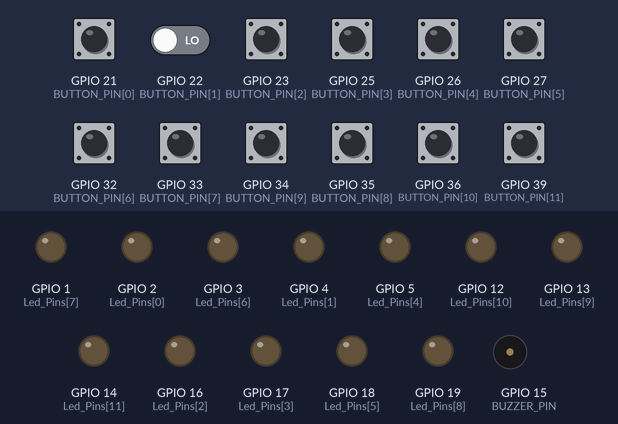
The program below on a simulated ESP32. On the bench: output pins drawn as LEDs (lit = HIGH), buzzer (waves = sounding). Dashed ring = blinking. The inputs (shaded band) are chosen by the test bench; at power-on: GPIO 21 (BUTTON_PIN[0]), GPIO 22 (BUTTON_PIN[1]), GPIO 23 (BUTTON_PIN[2]), GPIO 25 (BUTTON_PIN[3]), GPIO 26 (BUTTON_PIN[4]), GPIO 27 (BUTTON_PIN[5]), GPIO 32 (BUTTON_PIN[6]), GPIO 33 (BUTTON_PIN[7]), GPIO 34 (BUTTON_PIN[9]), GPIO 35 (BUTTON_PIN[8]), GPIO 36 (BUTTON_PIN[10]), GPIO 39 (BUTTON_PIN[11]) LOW.

Above: at 1.2 s.
1.3 s: GPIO 21 (BUTTON_PIN[0]) pulled HIGH for 1 s
At 1.5 s:
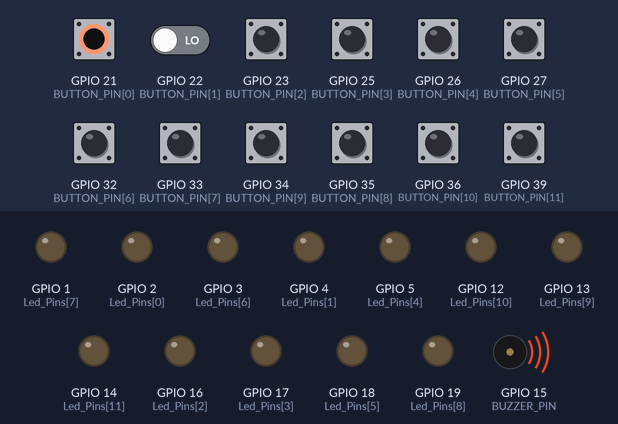
4.3 s: GPIO 21 (BUTTON_PIN[0]) driven HIGH and GPIO 22 (BUTTON_PIN[1]) driven HIGH
At 6.64 s:
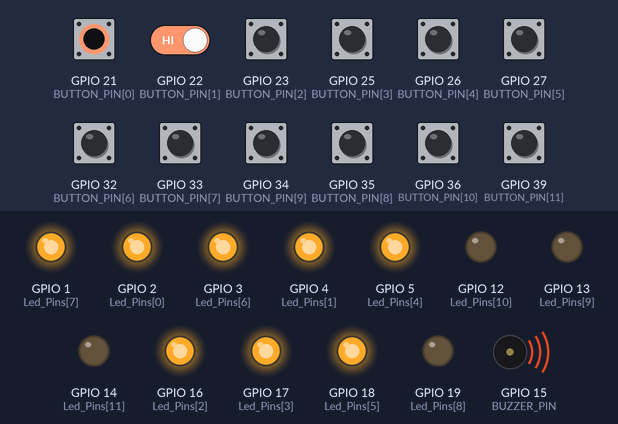
7.3 s: GPIO 21 (BUTTON_PIN[0]) driven LOW
10.3 s: GPIO 22 (BUTTON_PIN[1]) driven LOW
At 12.5 s:
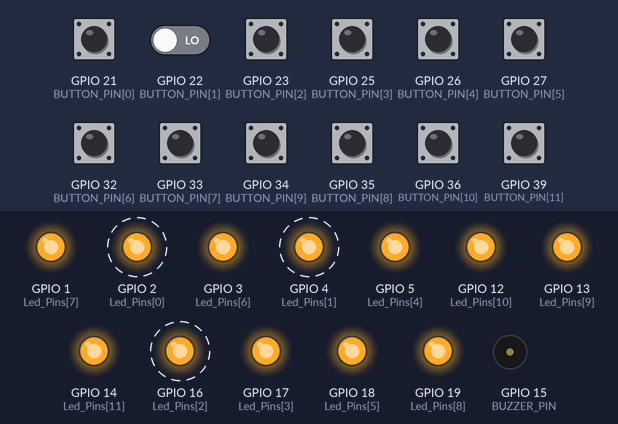
13.3 s: GPIO 23 (BUTTON_PIN[2]) pulled HIGH for 1 s
At 15.4 s:
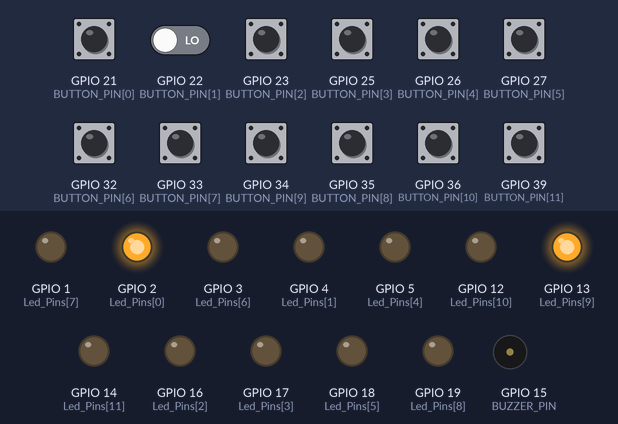
16.3 s: GPIO 25 (BUTTON_PIN[3]) pulled HIGH for 0.15 s
At 18.9 s:
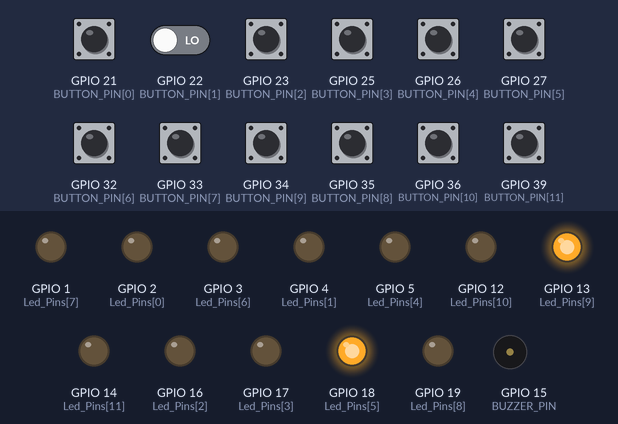
Timing chart, 0 to 23.3 s (numbered marks = the images above; inputs shaded):
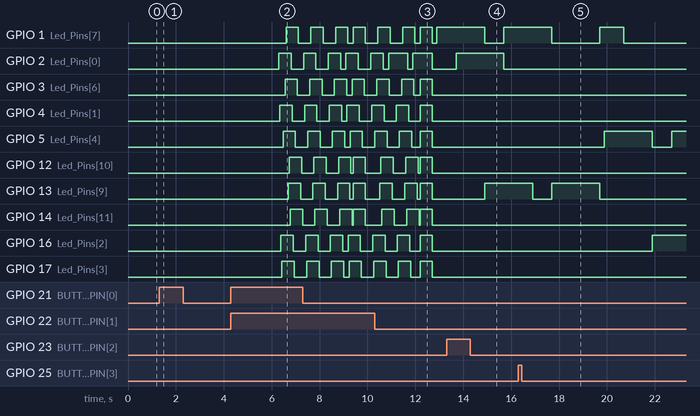

Measured:
- after the input at 1.3 s, tone on GPIO 15 (BUZZER_PIN): silent → 261 Hz at once, → silent 1.2 s later
- after the input at 4.3 s, GPIO 1 (Led_Pins[7]): LOW → HIGH after 2.3 s, → LOW 0.52 s later; GPIO 2 (Led_Pins[0]): LOW → HIGH after 2.0 s, → LOW 0.52 s later
- after the input at 10.3 s, tone on GPIO 15 (BUZZER_PIN): 277 Hz → silent at once
- after the input at 13.3 s, tone on GPIO 15 (BUZZER_PIN): silent → 293 Hz at once, → silent 1.2 s later
- after the input at 16.3 s, tone on GPIO 15 (BUZZER_PIN): silent → 311 Hz at once, → silent 0.40 s later

The program:

main.cpp
```cpp
#include<Arduino.h>
// khởi tạo tác vụ
TaskHandle_t Task1;
TaskHandle_t Task2;


// bai hat huong dan mac dinh
#define SoluongNote 42
const int music[]={0,0,7,7,9,9,7,5,5,4,4,2,2,0,7,7,5,5,4,4,2,7,7,5,5,4,4,2,0,0,7,7,9,9,7,5,5,4,4,2,2,0};
// khai bao chan nut
const int BUTTON_PIN[]={21,22,23,25,26,27,32,33,35,34,36,39};
// khai bao chan loa
#define BUZZER_PIN 15

// khai bao tan so note nhac
const float NOTE[]={261.6256,277.1826,293.6648,311.1270,329.6276,349.2282,369.9944,391.9954,415.3047,440,466.1638,493.8833};
// C-0, C#-1, D-2, D#-3, E-4, F-5, F#-6, G-7, G#-8, A-9, A#-10, B-11

#define Duration 400 // do tre am thanh
// khai bao chan led
const int Led_Pins[]={2,4,16,17,5,18,3,1,19,13,12,14};

bool button0State = false;
bool button11State = false;
bool button1State = false;
bool button2State = false;
bool button3State = false;
bool button4State = false;

#define LED_COUNT 12

// Hàm nháy led hướng dẫn chơi nhạc //
void LedBlink( void *par ){

  for (int k = 0; k < 3; k++) {
    // Led sáng lên từ bóng 1 đến bóng 12
    for (int i = 0; i < LED_COUNT; i++) {
      digitalWrite(Led_Pins[i], HIGH);
      delay(43); // 500ms / 12 LEDs = 43ms/LED
    }
    // Led tắt từ bóng 1 đến bóng 12
    for (int i = 0; i < LED_COUNT; i++) {
      digitalWrite(Led_Pins[i], LOW);
      delay(43); // 500ms / 12 LEDs = 43ms/LED
    }
  }

  // Tất cả các LED cùng sáng trong 0.5s rồi tắt đi
  for (int i = 0; i < LED_COUNT; i++) {
    digitalWrite(Led_Pins[i], HIGH);
  }
  // sau 0.5s bắt đầu hướng dẫn chơi nhạc
  delay(500);
  for (int i = 0; i < LED_COUNT; i++) {
    digitalWrite(Led_Pins[i], LOW);
  }
  delay(1000);


  // biến i là chỉ số của music[i], giá trị của music[i] là chỉ số của Led_Pins[]

  for (int i = 0; i < SoluongNote ; i++)
  {
    digitalWrite(Led_Pins[music[i]],HIGH);
    delay(1000);
    digitalWrite(Led_Pins[music[i]],LOW);
  }

}
// setup các chân
void setup() {

  for (int i = 0; i < 12; i++)
  {
    pinMode(BUTTON_PIN[i],INPUT);
  }

  pinMode(BUZZER_PIN, OUTPUT);
  for (int i = 0; i < 12; i++)
  {
    pinMode(Led_Pins[i],OUTPUT);
  }
}


void loop() {

  // đọc giá trị các button
  button0State = digitalRead(BUTTON_PIN[0]);
  button1State = digitalRead(BUTTON_PIN[1]);

  // Nếu bấm phím 1 and 2 thì gọi hàm hướng dẫn ( core 1 )
  if (button0State==true && button1State==true) {
    delay(2000);
    xTaskCreatePinnedToCore(LedBlink,"Task1",10000,NULL,1,&Task1,1);
  }

  // cài đặt các phím đàn ( core 0 )

  if (digitalRead(BUTTON_PIN[0]) == HIGH) {
    tone(BUZZER_PIN,NOTE[0]);
    delay(Duration);
    noTone(BUZZER_PIN);
  }

  if (digitalRead(BUTTON_PIN[1]) == HIGH) {
    tone(BUZZER_PIN,NOTE[1]);
    delay(Duration);
    noTone(BUZZER_PIN);
  }

  if (digitalRead(BUTTON_PIN[2]) == HIGH) {
    tone(BUZZER_PIN,NOTE[2]);
    delay(Duration);
    noTone(BUZZER_PIN);
  }

  if (digitalRead(BUTTON_PIN[3]) == HIGH) {
    tone(BUZZER_PIN,NOTE[3]);
    delay(Duration);
    noTone(BUZZER_PIN);
  }

  if (digitalRead(BUTTON_PIN[4]) == HIGH) {
    tone(BUZZER_PIN,NOTE[4]);
    delay(Duration);
    noTone(BUZZER_PIN);
  }

  if (digitalRead(BUTTON_PIN[5]) == HIGH) {
    tone(BUZZER_PIN,NOTE[5]);
    delay(Duration);
    noTone(BUZZER_PIN);
  }

  if (digitalRead(BUTTON_PIN[6]) == HIGH) {
    tone(BUZZER_PIN,NOTE[6]);
    delay(Duration);
    noTone(BUZZER_PIN);
  }

  if (digitalRead(BUTTON_PIN[7]) == HIGH) {

    tone(BUZZER_PIN,NOTE[7]);
    delay(Duration);
    noTone(BUZZER_PIN);
  }

  if (digitalRead(BUTTON_PIN[8]) == HIGH) {
    tone(BUZZER_PIN,NOTE[8]);
    delay(Duration);
    noTone(BUZZER_PIN);
  }

  if (digitalRead(BUTTON_PIN[9]) == HIGH) {
    tone(BUZZER_PIN,NOTE[9]);
    delay(Duration);
    noTone(BUZZER_PIN);
  }

  if (digitalRead(BUTTON_PIN[10]) == HIGH) {
    tone(BUZZER_PIN,NOTE[10]);
    delay(Duration);
    noTone(BUZZER_PIN);
  }

  if (digitalRead(BUTTON_PIN[11]) == HIGH) {
    tone(BUZZER_PIN,NOTE[11]);
    delay(Duration);
    noTone(BUZZER_PIN);
  }
}
```
